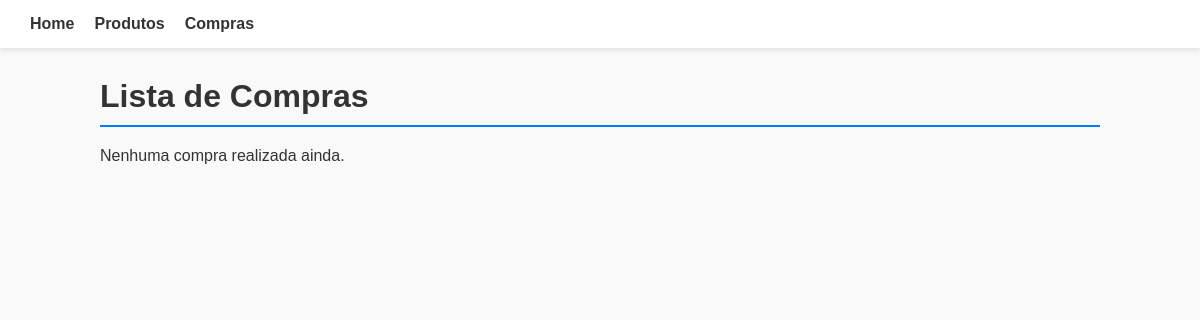
/orders/, run on an earlier commit of the app's database.
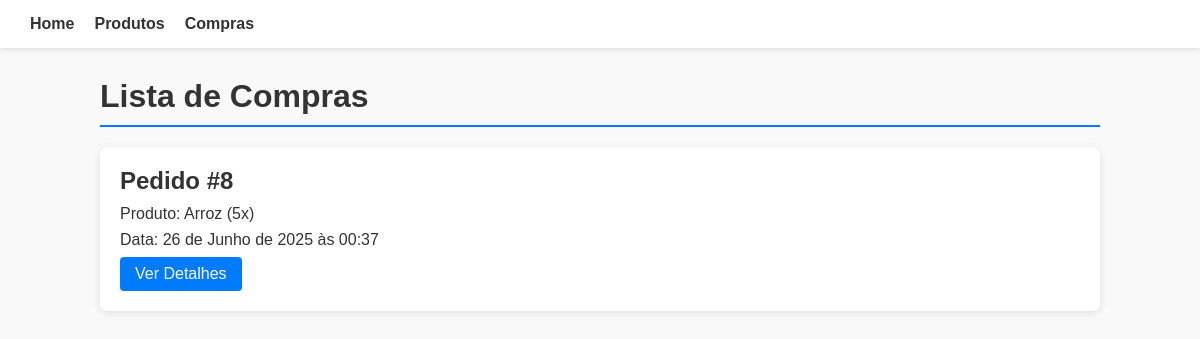
And on a later commit of the database.
### orders/models.py (models this page shows, shortened)
class Order(models.Model):
    product = models.ForeignKey(Product, on_delete=models.CASCADE)
    quantity = models.IntegerField()
    created_at = models.DateTimeField(auto_now_add=True)
    def __str__(self):
        return f"{self.product.name} ({self.quantity}x)"

### products/models.py (models this page shows, shortened)
class Product(models.Model):
  name = models.CharField(max_length=200)
  price = models.DecimalField(max_digits=10,decimal_places=2)
  quantity = models.PositiveIntegerField()
  created_at = models.DateTimeField(auto_now_add=True)

### orders/views.py (the view)
# urls.py: path("", views.index, name="index"),
def index(request):
  orders = Order.objects.all()
  context = {"orders": orders}
  return render(request, "orders/index.html", context)

### orders/templates/orders/index.html (shortened to what this page needs)
{% load static %}
<!DOCTYPE html>
<html lang="pt-BR">
<head>
    <link rel="stylesheet" href="{% static 'orders/style.css' %}">
</head>
<body>
    <header>
        <nav>
            <ul>
                <li><a href="/">Home</a></li>
                <li><a href="/products/">Produtos</a></li>
                <li><a href="/orders/">Compras</a></li>
            </ul>
        </nav>
    </header>
    <main>
        <h1>Lista de Compras</h1>
        <div class="order-list">
            {% for order in orders %}
                <div class="order-card">
                    <h2>Pedido #{{ order.id }}</h2>
                    <p>Produto: {{order}} </p>
                    <p>Data: {{order.created_at}} </p>
                    <a href="{% url 'detail' order.id %}" class="details-button">Ver Detalhes</a>
                </div>
            {% empty %}
                <p>Nenhuma compra realizada ainda.</p>
            {% endfor %}
        </div>
    </main>
</body>
</html>

What changed in the data, as far as the page shows it:
added Order: id "8", product+quantity "Arroz (5x)", created_at "26 de Junho de 2025 às 00:37"
Also different on the page:
text no longer shown: "Nenhuma compra realizada ainda."
